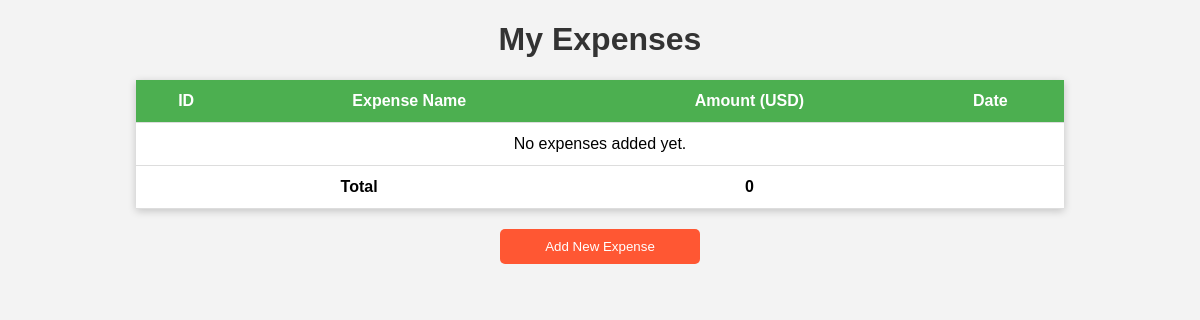
The app's page /, older data.
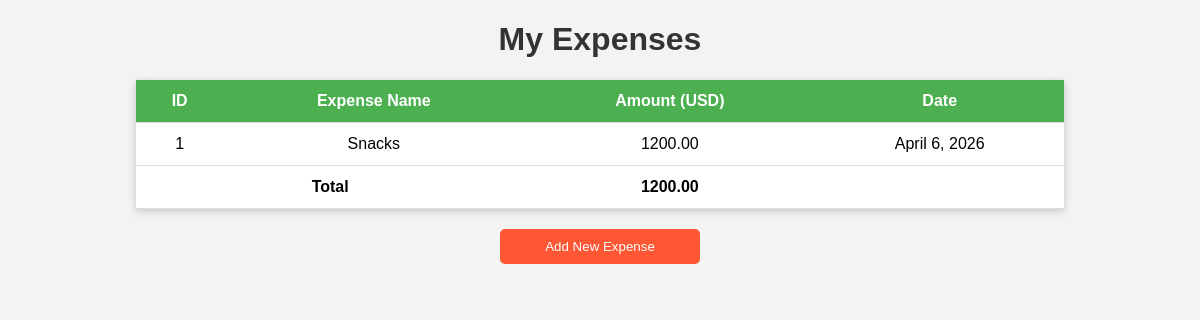
The same page, newer data.
### expenses/models.py (models this page shows, shortened)
class Expense(models.Model):
    title = models.CharField(max_length=100)
    amount = models.DecimalField(max_digits=10, decimal_places=2)
    date = models.DateField()
    description = models.TextField(blank=True)

### expenses/views.py (the view)
# urls.py: path('', views.expenselist, name='expenselist'),
def expenselist(request):
    expenses = Expense.objects.all()
    total= sum(expense.amount for expense in expenses)
    return render(request, 'expenses/expenselist.htm', {
        'expenses': expenses,
        'total': total
    })

### expenses/templates/expenses/expenselist.htm (shortened to what this page needs)
{% load static %}
<!DOCTYPE html>
<html lang="en">
<head>
    <link rel="stylesheet" href="{% static 'expenses/style.css' %}">
</head>
<body>
<h1>My Expenses</h1>
<table>
    <thead>
        <tr>
            <th>ID</th>
            <th>Expense Name</th>
            <th>Amount (USD)</th>
            <th>Date</th>
        </tr>
    </thead>
    <tbody>
        {% for expense in expenses %}
        <tr data-id="{{ expense.id }}" data-name="{{ expense.title }}" data-amount="{{ expense.amount }}" data-date="{{ expense.date }}">
            <td>{{ expense.id }}</td>
            <td>{{ expense.title }}</td>
            <td>{{ expense.amount }}</td>
            <td>{{ expense.date }}</td>
        </tr>
        {% empty %}
        <tr>
            <td colspan="4">No expenses added yet.</td>
        </tr>
        {% endfor %}
    </tbody>
    <tfoot>
    <tr>
        <td colspan="2"><strong>Total</strong></td>
        <td><strong>{{ total }}</strong></td>
        <td></td>
    </tr>
</tfoot>
</table>
<button class="add-expense-btn">Add New Expense</button>
</body>
</html>

### expenses/static/expenses/style.css (style rules this page uses)
body { font-family: Arial, sans-serif; background-color: #f3f3f3; margin: 20px; }
h1 { color: #333; text-align: center; }
table { width: 80%; margin: auto; border-collapse: collapse; background-color: #fff; box-shadow: 0 2px 8px rgba(0,0,0,0.2); }
th, td { padding: 12px; text-align: center; border-bottom: 1px solid #ddd; }
th { background-color: #4CAF50; color: white; cursor: pointer; }
.add-expense-btn { display: block; width: 200px; margin: 20px auto; padding: 10px; text-align: center; background-color: #FF5733; color: white; border: none; border-radius: 5px; cursor: pointer; }

Row changes from the older to the newer data that the page shows:
added Expense: id "1", title "Snacks", amount "1200.00", date "April 6, 2026"
Text that changed along with them:
{{ total }}: "0" → "1200.00"
text no longer shown: "No expenses added yet."
